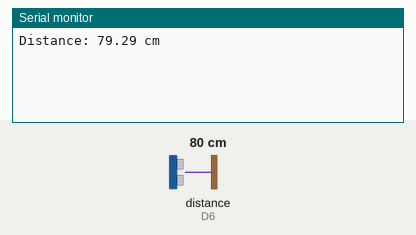
This sketch was run on a simulated ESP8266 (NodeMCU). On the bench: the last lines printed to the serial monitor. Wiring (inferred from the names in the program): ultrasonic range finder: trigger D5; echo D6. The inputs (shaded band) are chosen by the test bench; at power-on: distance to the obstacle (sensor on D6) 80 cm. The echo pulse lasts 58.3 µs per cm; WiFi joins after 1.5 s; servers stay silent unless stated.

Above: at 3.0 s.
3.1 s: distance to the obstacle (sensor on D6) set to 2 cm
At 4.3 s:
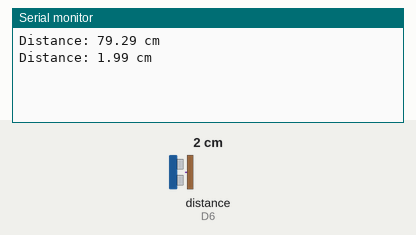
4.6 s: distance to the obstacle (sensor on D6) set to 4 cm
At 5.6 s:
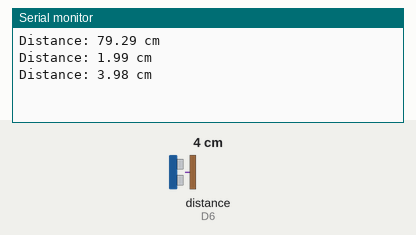
Timing chart, 0 to 7.6 s (numbered marks = the images above; inputs shaded):
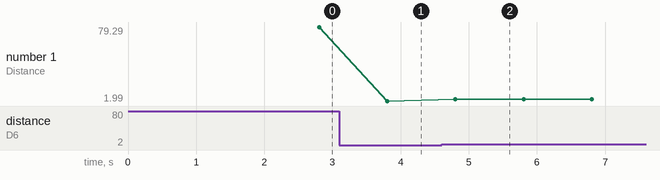

The sketch:

ultrasonic_sensor.ino
```cpp
#define BLYNK_TEMPLATE_ID "Your_Template_ID"
#define BLYNK_TEMPLATE_NAME "Ultrasonic Sensor"
#define BLYNK_AUTH_TOKEN "Your_Auth_Token"

#include <ESP8266WiFi.h>
#include <BlynkSimpleEsp8266.h>

char ssid[] = "Your_WiFi_Name";
char pass[] = "Your_WiFi_Password";

#define TRIG D5
#define ECHO D6

BlynkTimer timer;

void sendSensor()
{
  long duration;
  float distance;

  digitalWrite(TRIG, LOW);
  delayMicroseconds(2);

  digitalWrite(TRIG, HIGH);
  delayMicroseconds(10);
  digitalWrite(TRIG, LOW);

  duration = pulseIn(ECHO, HIGH);

  distance = duration * 0.034 / 2;

  Serial.print("Distance: ");
  Serial.print(distance);
  Serial.println(" cm");

  Blynk.virtualWrite(V0, distance);
}

void setup()
{
  Serial.begin(115200);

  pinMode(TRIG, OUTPUT);
  pinMode(ECHO, INPUT);

  Blynk.begin(BLYNK_AUTH_TOKEN, ssid, pass);

  timer.setInterval(1000L, sendSensor);
}

void loop()
{
  Blynk.run();
  timer.run();
}
```

Measured:
- after the input at 3.1 s, the serial monitor: prints a new line after 0.70 s (image 1)
- after the input at 4.6 s, the serial monitor: prints a new line after 0.20 s (image 2)
- plotted number 1: 79.29 → 1.99 after the input at 3.1 s, 1.99 → 3.98 after the input at 4.6 s
